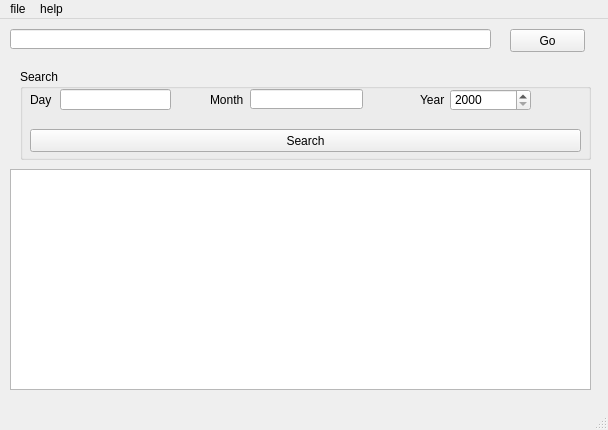
<?xml version="1.0" encoding="UTF-8"?>
<ui version="4.0">
 <class>MainWindow</class>
 <widget class="QMainWindow" name="MainWindow">
  <property name="geometry">
   <rect>
    <x>0</x>
    <y>0</y>
    <width>608</width>
    <height>430</height>
   </rect>
  </property>
  <property name="windowTitle">
   <string>HuLANTu-merj-rss reader</string>
  </property>
  <widget class="QWidget" name="centralwidget">
   <widget class="QLineEdit" name="adressbar">
    <property name="geometry">
     <rect>
      <x>10</x>
      <y>10</y>
      <width>481</width>
      <height>20</height>
     </rect>
    </property>
    <property name="statusTip">
     <string>type your adress</string>
    </property>
   </widget>
   <widget class="QPushButton" name="pushButton">
    <property name="geometry">
     <rect>
      <x>510</x>
      <y>10</y>
      <width>75</width>
      <height>23</height>
     </rect>
    </property>
    <property name="text">
     <string>Go</string>
    </property>
   </widget>
   <widget class="QGroupBox" name="search">
    <property name="geometry">
     <rect>
      <x>20</x>
      <y>50</y>
      <width>571</width>
      <height>91</height>
     </rect>
    </property>
    <property name="title">
     <string>Search</string>
    </property>
    <widget class="QLineEdit" name="Day">
     <property name="geometry">
      <rect>
       <x>40</x>
       <y>20</y>
       <width>111</width>
       <height>21</height>
      </rect>
     </property>
     <property name="statusTip">
      <string>Day</string>
     </property>
    </widget>
    <widget class="QLabel" name="label_day">
     <property name="geometry">
      <rect>
       <x>10</x>
       <y>20</y>
       <width>46</width>
       <height>21</height>
      </rect>
     </property>
     <property name="text">
      <string>Day</string>
     </property>
    </widget>
    <widget class="QLabel" name="label_month">
     <property name="geometry">
      <rect>
       <x>190</x>
       <y>20</y>
       <width>46</width>
       <height>21</height>
      </rect>
     </property>
     <property name="text">
      <string>Month</string>
     </property>
    </widget>
    <widget class="QLineEdit" name="Month">
     <property name="geometry">
      <rect>
       <x>230</x>
       <y>20</y>
       <width>113</width>
       <height>20</height>
      </rect>
     </property>
     <property name="statusTip">
      <string>Month</string>
     </property>
    </widget>
    <widget class="QLabel" name="label_year">
     <property name="geometry">
      <rect>
       <x>400</x>
       <y>20</y>
       <width>46</width>
       <height>21</height>
      </rect>
     </property>
     <property name="text">
      <string>Year</string>
     </property>
    </widget>
    <widget class="QSpinBox" name="Year">
     <property name="geometry">
      <rect>
       <x>430</x>
       <y>20</y>
       <width>81</width>
       <height>22</height>
      </rect>
     </property>
     <property name="statusTip">
      <string>Year</string>
     </property>
     <property name="minimum">
      <number>2000</number>
     </property>
     <property name="maximum">
      <number>2013</number>
     </property>
    </widget>
    <widget class="QPushButton" name="Search">
     <property name="geometry">
      <rect>
       <x>10</x>
       <y>60</y>
       <width>551</width>
       <height>23</height>
      </rect>
     </property>
     <property name="statusTip">
      <string>Search</string>
     </property>
     <property name="text">
      <string>Search</string>
     </property>
    </widget>
   </widget>
   <widget class="QTextBrowser" name="textBrowser">
    <property name="geometry">
     <rect>
      <x>10</x>
      <y>150</y>
      <width>581</width>
      <height>221</height>
     </rect>
    </property>
    <property name="statusTip">
     <string>News</string>
    </property>
   </widget>
  </widget>
  <widget class="QMenuBar" name="menubar">
   <property name="geometry">
    <rect>
     <x>0</x>
     <y>0</y>
     <width>608</width>
     <height>21</height>
    </rect>
   </property>
   <widget class="QMenu" name="menuFile">
    <property name="title">
     <string>file</string>
    </property>
    <addaction name="actionExit"/>
   </widget>
   <widget class="QMenu" name="menuHelp">
    <property name="title">
     <string>help</string>
    </property>
    <addaction name="actionAbout"/>
   </widget>
   <addaction name="menuFile"/>
   <addaction name="menuHelp"/>
  </widget>
  <widget class="QStatusBar" name="statusbar"/>
  <action name="actionExit">
   <property name="text">
    <string>exit</string>
   </property>
   <property name="statusTip">
    <string>Exit Application</string>
   </property>
   <property name="shortcut">
    <string>Ctrl+Q</string>
   </property>
  </action>
  <action name="actionAbout">
   <property name="text">
    <string>About</string>
   </property>
   <property name="statusTip">
    <string>About Application</string>
   </property>
  </action>
 </widget>
 <resources/>
 <connections>
  <connection>
   <sender>actionExit</sender>
   <signal>triggered()</signal>
   <receiver>MainWindow</receiver>
   <slot>close()</slot>
   <hints>
    <hint type="sourcelabel">
     <x>-1</x>
     <y>-1</y>
    </hint>
    <hint type="destinationlabel">
     <x>303</x>
     <y>214</y>
    </hint>
   </hints>
  </connection>
  <connection>
   <sender>pushButton</sender>
   <signal>clicked()</signal>
   <receiver>MainWindow</receiver>
   <slot>lower()</slot>
   <hints>
    <hint type="sourcelabel">
     <x>547</x>
     <y>42</y>
    </hint>
    <hint type="destinationlabel">
     <x>303</x>
     <y>214</y>
    </hint>
   </hints>
  </connection>
 </connections>
</ui>
